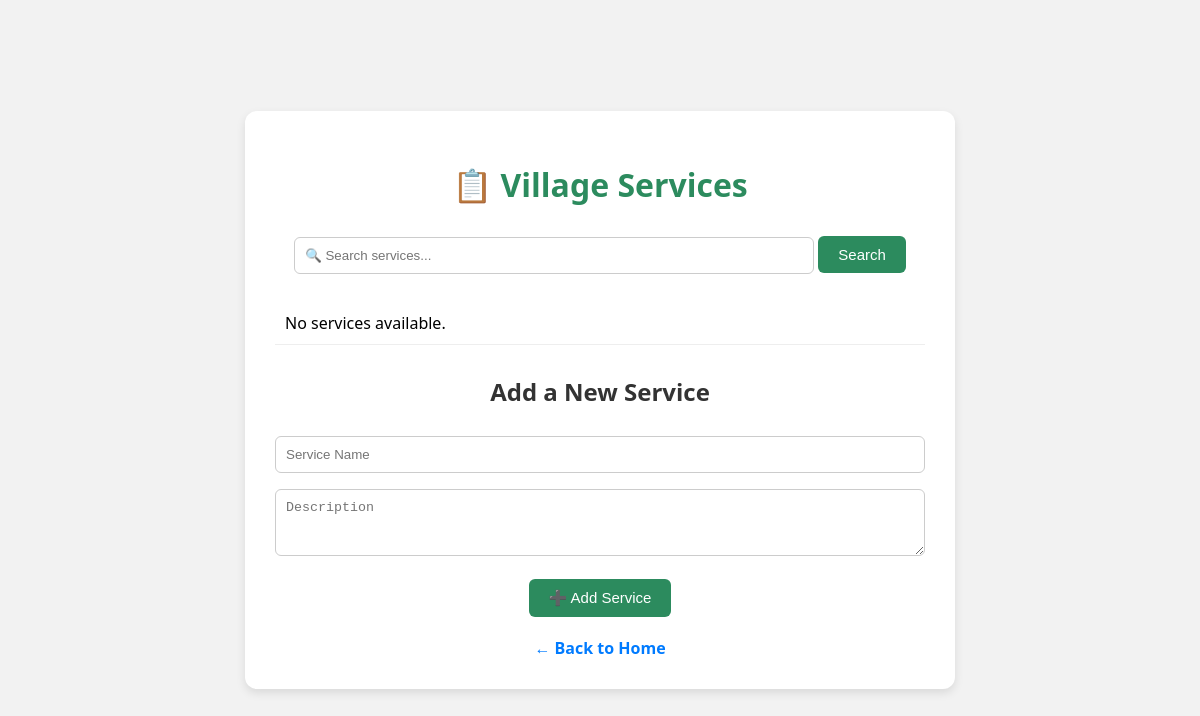
Page /services on the earlier database version.
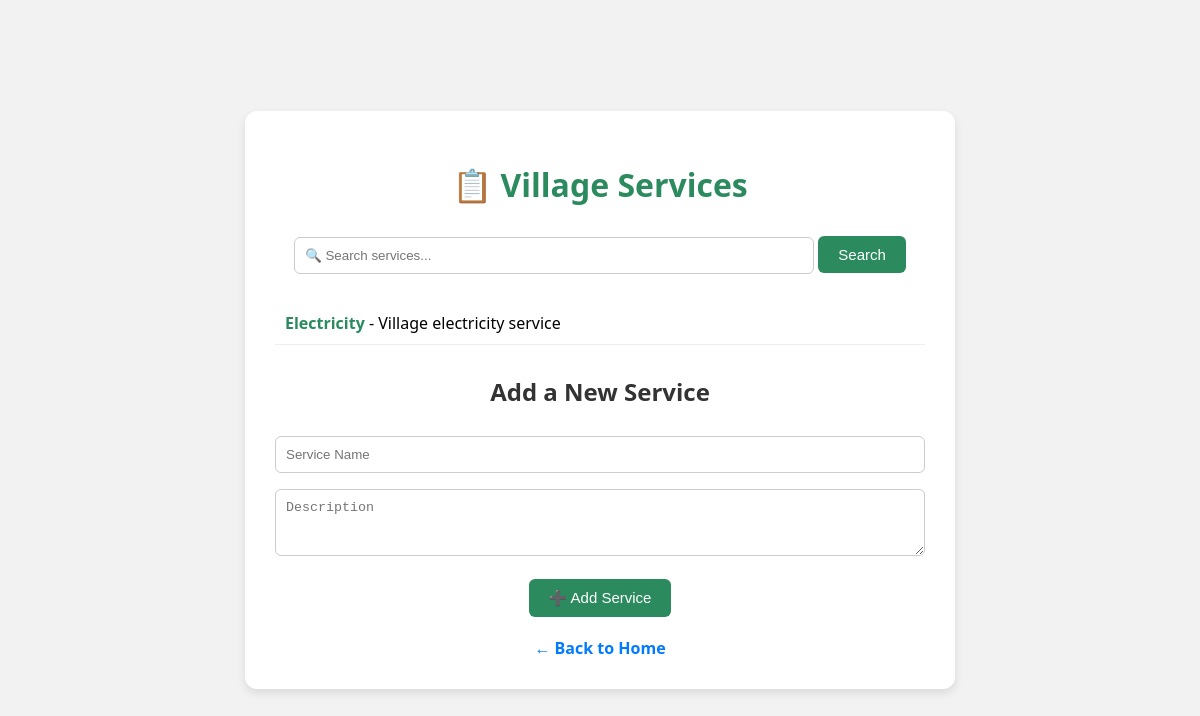
Same page on the later database version.
### tables this page shows
CREATE TABLE services (
    id INTEGER PRIMARY KEY AUTOINCREMENT,
    name TEXT NOT NULL,
    description TEXT
);

### app.py (the view, shortened to what this page needs)
@app.route("/services", methods=["GET", "POST"])
def services():
    conn = get_db_connection()
    query = request.args.get("q", "").strip()
    if query:
        services = conn.execute(
            "SELECT * FROM services WHERE name LIKE ? OR description LIKE ?",
            (f"%{query}%", f"%{query}%")
        ).fetchall()
    else:
        services = conn.execute("SELECT * FROM services").fetchall()
    conn.close()
    return render_template("services.html", services=services)

### app.py (called while the page is built)
def get_db_connection():
    conn = sqlite3.connect("database.db")
    conn.row_factory = sqlite3.Row
    return conn

### templates/services.html (shortened to what this page needs)
<!DOCTYPE html>
<html>
<head>
  <link rel="stylesheet" href="{{ url_for('static', filename='style.css') }}">
</head>
<body>
  <div class="container">
    <h1>📋 Village Services</h1>
    <form method="GET" action="/services">
      <input type="text" name="q" placeholder="🔍 Search services..." value="{{ request.args.get('q', '') }}">
      <button type="submit">Search</button>
    </form>
    <ul class="service-list">
      {% for service in services %}
        <li><strong>{{ service['name'] }}</strong> - {{ service['description'] }}</li>
      {% else %}
        <li>No services available.</li>
      {% endfor %}
    </ul>
    <h2>Add a New Service</h2>
    <form method="POST" action="/services">
      <input type="text" name="name" placeholder="Service Name" required><br>
      <textarea name="description" placeholder="Description" rows="3" required></textarea><br>
      <button type="submit">➕ Add Service</button>
    </form>
    <a href="/" class="back-link">← Back to Home</a>
  </div>
</body>
</html>

Differences in the rows shown:
added services: name "Electricity", description "Village electricity service"
Other differences:
text no longer shown: "No services available."
